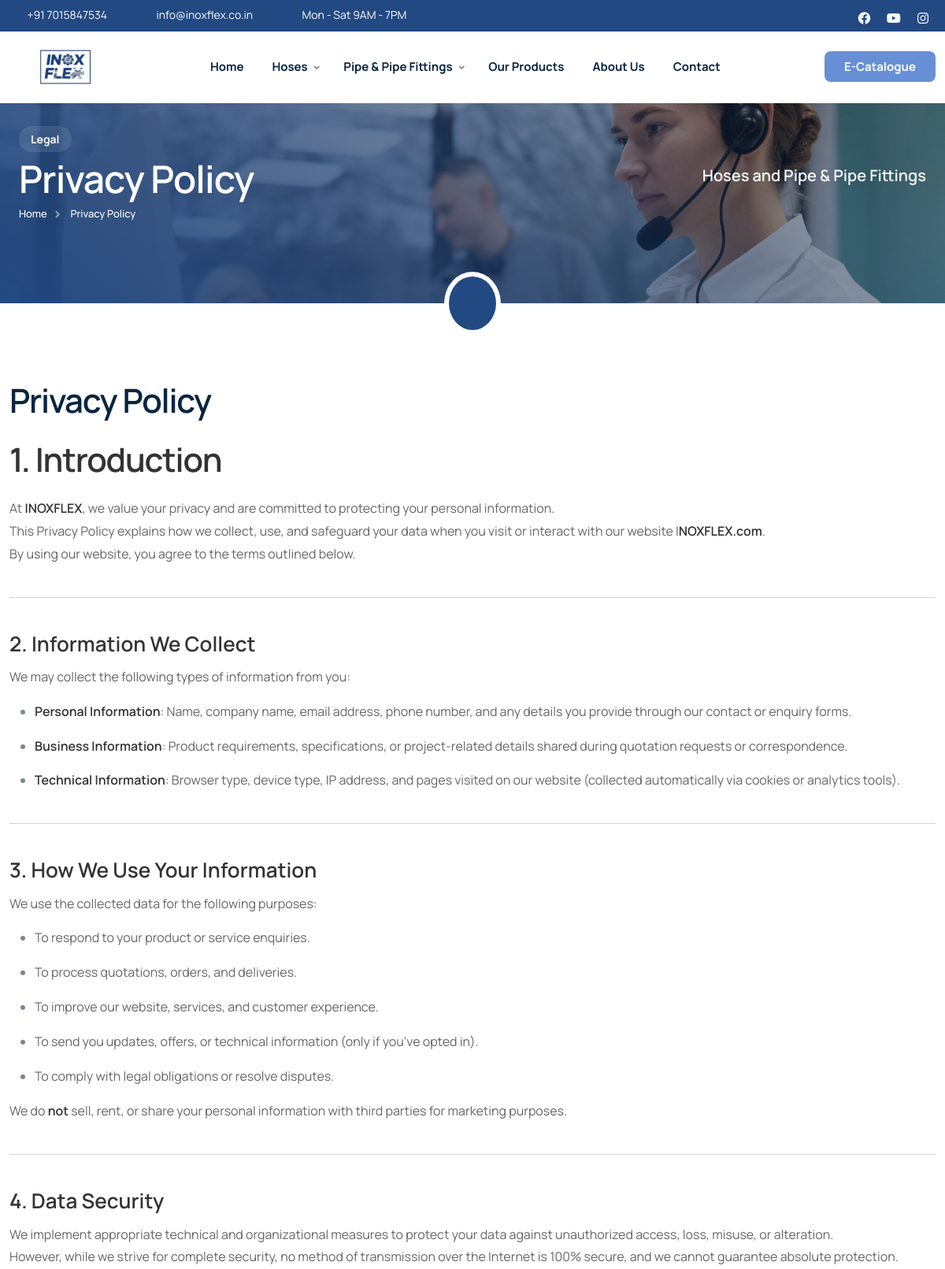
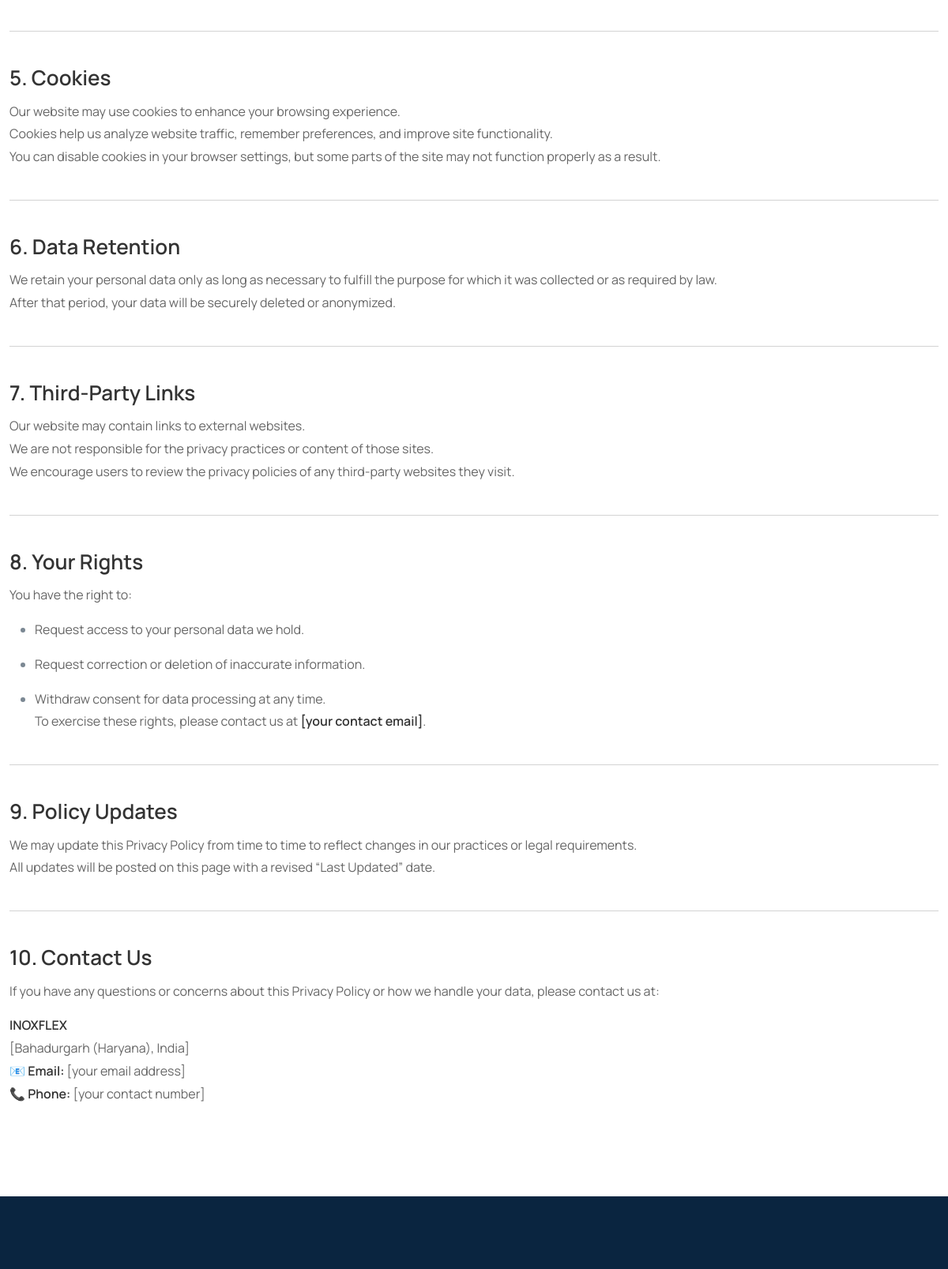
The app's page /privacy/ (upper part) with its own data (2 pictures, top to bottom).
### home/models.py (models this page shows, shortened)
class Category(models.Model):
    name = models.CharField(max_length=100)
    slug = models.SlugField(blank=True, null=True)
    description = RichTextField(blank=True, null=True)
    image = models.ImageField(upload_to='categories/', blank=True, null=True)
    status = models.BooleanField(default=True)
    seo_title = models.CharField(max_length=70, blank=True, null=True, help_text="SEO Title (recommended: 50-60 characters)")
    seo_description = models.TextField(max_length=160, blank=True, null=True, help_text="SEO Meta Description (recommended: 150-160 characters)")
    seo_keywords = models.CharField(max_length=255, blank=True, null=True, help_text="SEO Keywords (comma-separated)")
    og_image = models.ImageField(upload_to='seo/og/', blank=True, null=True, help_text="Open Graph Image (1200x630px recommended)")
    created_at = models.DateTimeField(auto_now_add=True)
    updated_at = models.DateTimeField(auto_now=True)

class PageContent(models.Model):
    PAGE_TYPE_CHOICES = [
        ('about_us', 'About Us'),
        ('terms_conditions', 'Terms & Conditions'),
        ('privacy_policy', 'Privacy Policy'),
        ('faq', 'FAQ'),
    ]
    page_type = models.CharField(max_length=20, choices=PAGE_TYPE_CHOICES, unique=True)
    title = models.CharField(max_length=200)
    content = RichTextField(help_text="Main content for the page")
    seo_title = models.CharField(max_length=70, blank=True, null=True, help_text="SEO Title (recommended: 50-60 characters)")
    seo_description = models.TextField(max_length=160, blank=True, null=True, help_text="SEO Meta Description (recommended: 150-160 characters)")
    seo_keywords = models.CharField(max_length=500, blank=True, null=True, help_text="SEO Keywords (comma-separated)")
    og_title = models.CharField(max_length=95, blank=True, null=True, help_text="Open Graph Title (recommended: 60-95 characters)")
    og_description = models.TextField(max_length=200, blank=True, null=True, help_text="Open Graph Description (recommended: 200 characters)")
    og_image = models.ImageField(upload_to='seo/og/', blank=True, null=True, help_text="Open Graph Image (1200x630px recommended)")
    twitter_card_type = models.CharField(
        max_length=20,
        choices=[('summary', 'Summary'), ('summary_large_image', 'Summary Large Image')],
        default='summary_large_image',
        help_text="Twitter Card Type"
    )
    twitter_title = models.CharField(max_length=70, blank=True, null=True, help_text="Twitter Card Title")
    twitter_description = models.TextField(max_length=200, blank=True, null=True, help_text="Twitter Card Description")
    twitter_image = models.ImageField(upload_to='seo/twitter/', blank=True, null=True, help_text="Twitter Card Image (1200x675px recommended)")
    status = models.BooleanField(default=True, help_text="Show/hide this page")
    created_at = models.DateTimeField(auto_now_add=True)
    updated_at = models.DateTimeField(auto_now=True)
    class Meta:
        ordering = ['page_type']
        verbose_name = 'Page Content'
        verbose_name_plural = 'Page Contents'
    def _strip_html(self, html_content):
        if not html_content:
            return ""
        text = strip_tags(html_content)
        text = re.sub(r'\s+', ' ', text).strip()
        return text
    def get_seo_title(self):
        return self.seo_title or self.title
    def get_seo_description(self):
        if self.seo_description:
            return self.seo_description
        text = self._strip_html(self.content) if self.content else ""
        if len(text) > 160:
            return text[:157] + "..."
        return text or "Quality stainless steel solutions for your industrial needs."
    def get_og_title(self):
        return self.og_title or self.get_seo_title()
    def get_og_description(self):
        return self.og_description or self.get_seo_description()
    def get_og_image(self):
        return self.og_image.url if self.og_image else None
    def get_twitter_title(self):
        return self.twitter_title or self.get_seo_title()
    def get_twitter_description(self):
        return self.twitter_description or self.get_seo_description()
    def get_twitter_image(self):
        if self.twitter_image:
            return self.twitter_image.url
        elif self.og_image:
            return self.og_image.url
        return None

### home/views.py (the view)
# urls.py: path('privacy/', views.page_content_view, {'page_type': 'privacy_policy'}, name='privacy'),
def page_content_view(request, page_type):
    try:
        page_content = get_object_or_404(PageContent, page_type=page_type, status=True)
    except:
        page_content = None
    team_members = None
    if page_type == 'about_us':
        team_members = TeamMember.objects.filter(status=True)
    context = {
        'page_content': page_content,
        'page_type': page_type,
        'team_members': team_members,
    }
    if page_content:
        og_image = page_content.get_og_image()
        twitter_image = page_content.get_twitter_image()
        if og_image and not og_image.startswith('http'):
            og_image = request.build_absolute_uri(og_image)
        if twitter_image and not twitter_image.startswith('http'):
            twitter_image = request.build_absolute_uri(twitter_image)
        context.update({
            'seo_title': page_content.get_seo_title(),
            'seo_description': page_content.get_seo_description(),
            'seo_keywords': page_content.seo_keywords,
            'og_title': page_content.get_og_title(),
            'og_description': page_content.get_og_description(),
            'og_image': og_image,
            'og_type': 'website',
            'twitter_card': page_content.twitter_card_type,
            'twitter_title': page_content.get_twitter_title(),
            'twitter_description': page_content.get_twitter_description(),
            'twitter_image': twitter_image,
            'canonical_url': request.build_absolute_uri(),
        })
    template_map = {
        'about_us': 'about.html',
        'terms_conditions': 'terms.html',
        'privacy_policy': 'privacy.html',
        'faq': 'faq.html',
    }
    template = template_map.get(page_type, 'default.html')
    return render(request, template, context)

### home/context_processors.py (called while the page is built)
def categories(request):
    categories = Category.objects.filter(status=True).prefetch_related('subcategories')
    products = Product.objects.filter(status=True).select_related('category')
    site_settings = SiteSettings.load()
    return {
        'categories': categories,
        'products': products,
        'site_settings': site_settings,
    }

### home/models.py (called while the page is built)
    @classmethod
    def load(cls):
        obj, _ = cls.objects.get_or_create(pk=1)
        return obj

### templates/privacy.html (shortened to what this page needs)
{% load static %}
<!DOCTYPE html>
<html lang="en">
{% include "head.html" %}
<body>
    <div id="wrapper">
        {% include "header.html" %}
        <div class="no-bottom no-top" id="content">
            <section id="subheader" class="jarallax text-light">
                <img src="{% static "images/background/8.webp" %}" class="jarallax-img" alt="">
                <div class="container relative z-index-1000">
                    <div class="container relative z-index-1000">
                        <div class="row align-items-center">
                        <div class="col-lg-6">
                            <div class="subtitle s2 bg-color text-light wow fadeInUp mb-2">Legal</div>
                            <h1>Privacy Policy</h1>
                            <ul class="crumb">
                                <li><a href="{% url 'homepage' %}">Home</a></li>
                                <li class="active">Privacy Policy</li>
                            </ul>
                        </div>
                        <div class="col-lg-6 text-lg-end">
                            <div class="fs-20 fw-600 no-bottom sm-hide">Hoses and Pipe & Pipe Fittings</div>
                        </div>
                    </div>
                    </div>
                </div>
                <div class="de-overlay"></div>
            </section>
            <div class="bg-color relative z-index-1000 mt-40 mb40">
                <div class="border-white-6 text-center bg-color text-white w-84px h-80px p-3 circle absolute abs-center sm-hide" alt="">
                    <i class="icofont-lock fs-36"></i>
                </div>
            </div>
            <section>
                <div class="container">
                    <div class="row">
                        <div class="col-lg-12">
                            {% if page_content %}
                                <h2 class="mb-4">{{ page_content.title }}</h2>
                                <div class="content-area">
                                    {{ page_content.content|safe }}
                                </div>
                            {% endif %}
                        </div>
                    </div>
                </div>
            </section>
        </div>
        {% include "footer.html" %}
    </div>
</body>
</html>

### templates/header.html (shortened to what this page needs)
{% load static %}
<header class="header-light scroll-light has-topbar">
    <div id="topbar">
        <div class="container">
            <div class="row">
                <div class="col-lg-12">
                    <div class="d-flex justify-content-between xs-hide">
                        <div class="header-widget d-flex">
                            <div class="topbar-widget"><a href="tel:+917015847534"><i class="icofont-phone"></i>+91 7015847534</a></div>
                            <div class="topbar-widget"><a href="mailto:info@inoxflex.co.in"><i class="icofont-envelope"></i>info@inoxflex.co.in</a></div>
                            <div class="topbar-widget"><a href="#"><i class="icofont-wall-clock"></i>Mon - Sat 9AM - 7PM</a></div>
                        </div>
                        <div class="d-flex align-items-center">
                            <div class="social-icons">
                                {% if site_settings.facebook_url %}
                                <a href="{{ site_settings.facebook_url }}" target="_blank" rel="noopener noreferrer"><i class="fa-brands fa-facebook fa-lg"></i></a>
                                {% endif %}
                                {% if site_settings.youtube_url %}
                                <a href="{{ site_settings.youtube_url }}" target="_blank" rel="noopener noreferrer"><i class="fa-brands fa-youtube fa-lg"></i></a>
                                {% endif %}
                                {% if site_settings.instagram_url %}
                                <a href="{{ site_settings.instagram_url }}" target="_blank" rel="noopener noreferrer"><i class="fa-brands fa-instagram fa-lg"></i></a>
                                {% endif %}
                            </div>
                        </div>
                    </div>
                </div>
            </div>
        </div>
    </div>
    <div class="container">
        <div class="row">
            <div class="col-md-12">
                <div class="de-flex sm-pt10">
                    <div class="de-flex-col">
                        <div id="logo">
                            <a href="{% url 'homepage' %}">
                                <img class="logo-main" src="{% static 'images/logo/logo.png' %}" alt="Inox Flex" width="200" height="70" style="object-fit: contain;">
                            </a>
                        </div>
                    </div>
                    <div class="de-flex-col header-col-mid">
                        <ul id="mainmenu">
                            <li><a class="menu-item"  href="{% url 'homepage' %}">Home</a></li>
                            {% for category in categories %}
                            <li><a class="menu-item"  href="{% url 'category_detail' slug=category.slug %}">{{ category.name }}</a>
                            </li>
                            {% endfor %}
                            <li><a class="menu-item"  href="{% url 'product_list' %}">Our Products</a></li>
                            <li><a class="menu-item"  href="{% url 'about' %}">About Us</a></li>
                            <li><a class="menu-item"  href="{% url 'contact' %}">Contact</a></li>
                        </ul>
                    </div>
                    <div class="de-flex-col">
                        <div class="menu_side_area">
                            <a href="{% static 'file/INOX FLEX.pdf' %}" class="btn-main bg-color-2 e-catalogue-btn" target="_blank">E-Catalogue</a>
                        </div>
                    </div>
                </div>
            </div>
        </div>
    </div>
</header>

### static/css/colors/scheme-01.css (style rules this page uses)
:root { --primary-color: #234982; --primary-color-rgb: 35, 73, 130; --secondary-color: #678fd5; --secondary-color-rgb: 103, 143, 213; --tertiary-color: #F4F7FB; --tertiary-color-rgb: 244, 247, 251; }

### static/css/site-refinements.css (style rules this page uses)
#mainmenu > li > a.menu-item { position: relative; }
#mainmenu > li > a.menu-item::before { content: ''; position: absolute; left: 0; right: 0; bottom: 17px; height: 3px; border-radius: 3px; background: var(--secondary-color, #678fd5); transform: scaleX(0); transform-origin: left; transition: transform .2s ease; }

### templates/header.html (style rules this page uses)
.topbar-widget a[href^="tel"], .topbar-widget a[href^="mailto"] { transition: all 0.3s ease; position: relative; }
#logo img { max-height: 70px; width: auto; height: auto; transition: all 0.3s ease; }
#logo { display: flex; align-items: center; padding: 10px 0; }
#logo a { display: flex; align-items: center; }
body { top: 0 !important; }

### templates/privacy.html (style rules this page uses)
.content-area { line-height: 1.8; font-size: 16px; }
.content-area p { margin-bottom: 15px; color: #666; }
.content-area strong { color: #333; font-weight: 600; }

### records on screen
Category: name "Hoses"
Category: name "Pipe & Pipe Fittings"
PageContent: title "Privacy Policy", content "1. Introduction At INOXFLEX , we value your privacy and are committed to protecting your personal information. This Privacy Policy explains how we collect, use, and safeguard your data when you visit or interact with our website I NOXFLEX.com . By using our website, you agree to the terms outlined below. 2. Information We Collect We may collect the following types of information from you: Personal Information : Name, company name, email address, phone number, and any details you provide through our contact or enquiry forms. Business Information : Product requirements, specifications, or project-related details shared during quotation requests or correspondence. Technical Information :…"
